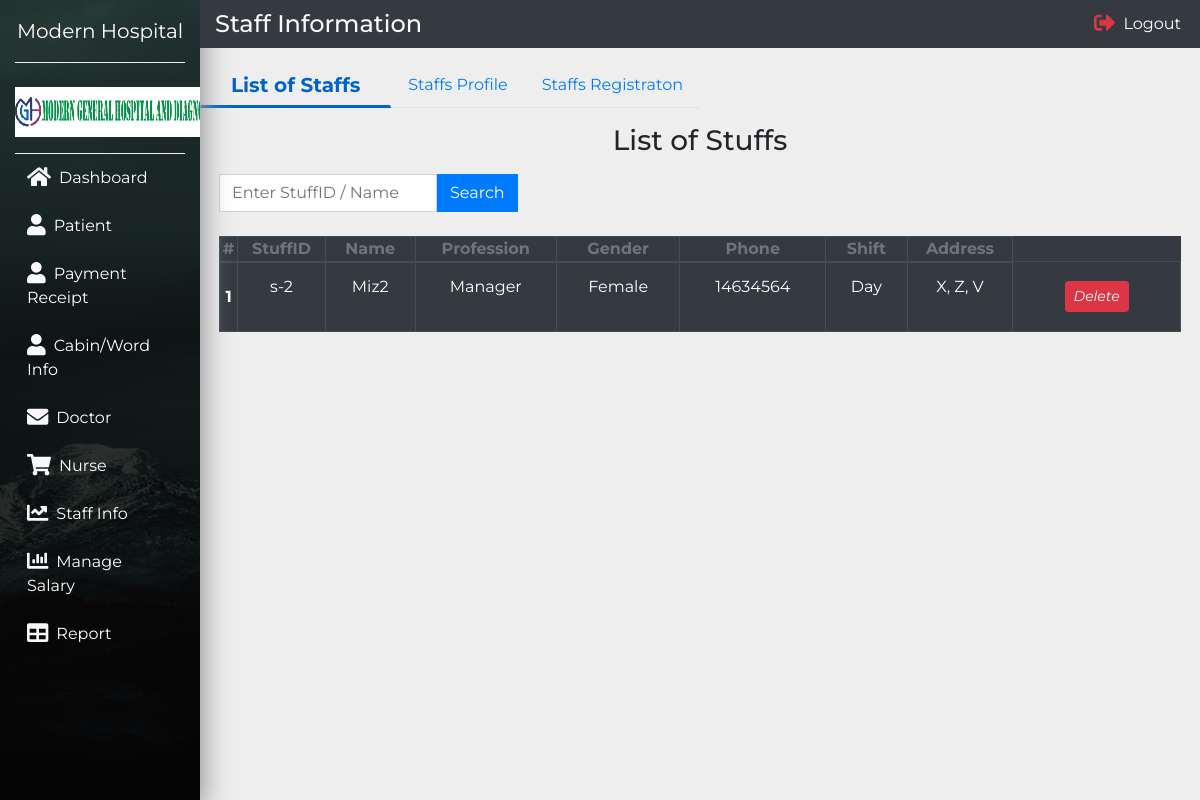
The page /Admin/staffinfo.php on the database its author committed.
### tables this page shows
CREATE TABLE `staff` (
  `id` int(11) NOT NULL,
  `sProfession` varchar(255) NOT NULL,
  `s_name` varchar(30) NOT NULL,
  `s_date_of_birth` varchar(50) NOT NULL,
  `sPhoneNo` varchar(255) NOT NULL,
  `s_father_name` varchar(30) NOT NULL,
  `s_mother_name` varchar(30) NOT NULL,
  `s_blood` varchar(10) NOT NULL,
  `s_gender` varchar(10) NOT NULL,
  `sRegiNo` varchar(50) NOT NULL,
  `s_nid_number` varchar(20) NOT NULL,
  `s_joining_date` varchar(50) NOT NULL,
  `stuff_shift` varchar(20) NOT NULL,
  `s_remarks` varchar(500) NOT NULL,
  `sVillage` varchar(255) NOT NULL,
  `sPostOffice` varchar(255) NOT NULL,
  `sThana` varchar(255) NOT NULL,
  `sUpazilla` varchar(255) NOT NULL,
  `sDistrict` varchar(255) NOT NULL,
  `sStatus` varchar(50) NOT NULL
);

### Admin/staffinfo.php (the view, shortened to what this page needs)
<?php
include('include/config.php');
?>
<!doctype html>
<html lang="en">
<head>
  <link rel="stylesheet" href="./css/bootstrap.min.css">
  <link rel="stylesheet" href="./css/style.css">
</head>
<body>
  <nav class="navbar navbar-expand-md navbar-light">
    <div class="collapse navbar-collapse" id="myNavbar">
      <div class="container-fluid">
        <div class="row">
          <div id="app">
            <?php include('include/sidebar.php');?>
                  <div class="app-content">
          <div class="col-xl-10 col-lg-9 col-md-8 ml-auto bg-dark fixed-top py-2 top-navbar">
            <div class="row align-items-center">
              <div class="col-md-4">
                <h4 class="text-light mb-0">Staff Information</h4>
              </div>
              <div class="col-md-8">
                <ul class="navbar-nav">
                  <li class="nav-item ml-md-auto"><a href="#" class="nav-link text-white p-1" data-toggle="modal"
                      data-target="#sign-out"><i class="fas fa-sign-out-alt text-danger fa-lg mr-2"></i>Logout</a></li>
                </ul>
              </div>
            </div>
          </div>
        </div>
      </div>
    </div>
  </nav>
  <div class="container-fluid">
    <div class="row">
      <div class="col-xl-10 col-lg-9 col-md-8 ml-auto">
        <div class="row pt-md-5">
          <ul class="nav nav-tabs" id="myTab" role="tablist">
            <li class="nav-item">
              <a class="nav-link active" id="list-of-staffs-tab" data-toggle="tab" href="#list-of-staffs" role="tab"
                aria-controls="list-of-staffs" aria-selected="false">List of Staffs</a>
            </li>
            <li class="nav-item">
              <a class="nav-link" id="staffs-profile-tab" data-toggle="tab" href="#staffs-profile" role="tab"
                aria-controls="staffs-profile" aria-selected="false">Staffs Profile</a>
            </li>
            <li class="nav-item">
              <a class="nav-link" id="staffs-admission-tab" data-toggle="tab" href="#staffs-admission" role="tab"
                aria-controls="staffs-admission" aria-selected="true">Staffs Registraton</a>
            </li>
          </ul>
        </div>
      </div>
    </div>
  </div>
  <div class="container-fluid">
    <div class="row">
      <div class="col-xl-10 col-lg-9 col-md-8 ml-auto">
        <div class="tab-content" id="myTabContent">
          <div class="tab-pane fade show active" id="list-of-staffs" role="tabpanel"
            aria-labelledby="list-of-staffs-tab">
            <div class="mx-1 my-3">
              <h3 class="text-center mb-3">List of Stuffs</h3>
              <div class="row">
              <?php
if(isset($_POST['set']))
{
  $sRegiNo=$_POST['sRegiNo'];
  $ret1=mysqli_query($con,"select * from staff where sStatus='Active' and sRegiNo='$sRegiNo' or s_name='$sRegiNo'");
}else{
  $ret1=mysqli_query($con,"select * from staff where sStatus='Active'");
}
?>
                <div class="col-xl-6 mb-3 align-items-center">
                  <form class="form-inline mb-2" method="post">
                    <input class="form-control rounded-0" type="search" name="sRegiNo" placeholder="Enter StuffID / Name "
                      aria-label="Search">
                    <button class="btn btn-primary my-0 my-sm-0 mr-4 rounded-0" type="set" name="set">Search</button>
                  </form>
                </div>
              </div>
              <table class="table table-bordered table-dark text-center">
                <thead>
                  <tr class="text-muted">
                    <th>#</th>
                    <th>StuffID</th>
                    <th>Name</th>
                    <th>Profession</th>
                    <th>Gender</th>
                    <th>Phone</th>
                    <th>Shift</th>
                    <th>Address</th>
                  </tr>
                </thead>
                <tbody>
<?php
$cnt=1;
while ($rows=mysqli_fetch_array($ret1)) {
  $sRegiNo=$rows['sRegiNo'];
  $s_name=$rows['s_name'];
  $sProfession=$rows['sProfession'];
  $s_gender=$rows['s_gender'];
  $sPhoneNo=$rows['sPhoneNo'];
  $stuff_shift=$rows['stuff_shift'];
  $sVillage=$rows['sVillage'];
  $sThana=$rows['sThana'];
  $sUpazilla=$rows['sUpazilla'];
?>
                <tr>
                  <th><?php  echo $cnt;?></th>
                  <td><?php  echo $sRegiNo;?></td>
                  <td><?php  echo $s_name;?></td>
                  <td><?php  echo $sProfession;?></td>
                  <td><?php  echo $s_gender;?></td>
                  <td><?php  echo $sPhoneNo;?></td>
                  <td><?php  echo $stuff_shift;?></td>
                  <td><?php  echo $sVillage;?>, <?php  echo $sThana;?>, <?php  echo $sUpazilla;?></td>
                  <td><a href="staffinfo.php?id=<?php echo $rows['id']?>&del=delete" onClick="return confirm('Are you sure you want to delete?')"class="btn btn-transparent btn-xs tooltips" tooltip-placement="top" tooltip="Remove"><i class="btn btn-danger btn-sm">Delete</i></a></td>
                </tr>
<?php
$cnt=1+$cnt;
}
?>
                </tbody>
              </table>
            </div>
          </div>
        </div>
      </div>
    </div>
  </div>
</body>
</html>

### Admin/css/style.css (style rules this page uses)
body { font-family: 'Montserrat', sans-serif; background-color: #eee; }
.nav-tabs .nav-item.show .nav-link, .nav-tabs .nav-link.active { color: #0062cc; background-color: transparent; border-color: transparent transparent #f3f3f3; border-bottom: 3px solid !important; font-size: 20px; font-weight: bold; padding: 5px 30px; }
#receipt .table td,.table th { padding: 0 !important; vertical-align: middle !important; }

### rows shown on the page
staff: sRegiNo "s-2", s_name "Miz2", sProfession "Manager", s_gender "Female", sPhoneNo "14634564", stuff_shift "Day", sVillage "X", sThana "Z", sUpazilla "V"
